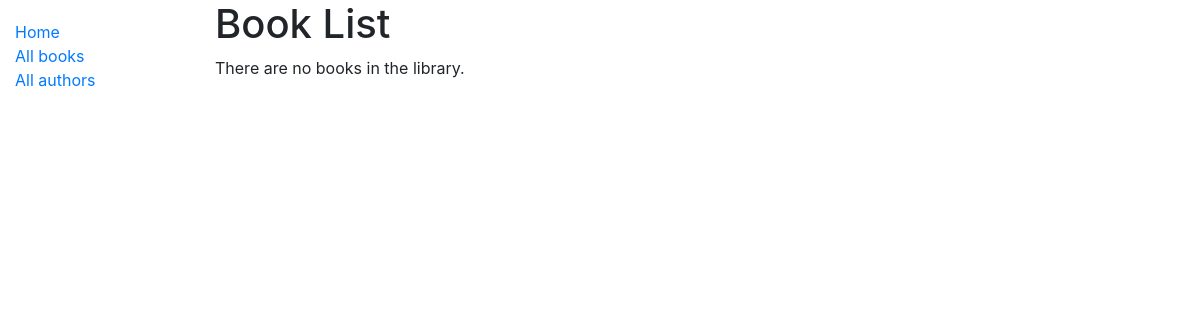
Page /catalog/books/ on the earlier database version.
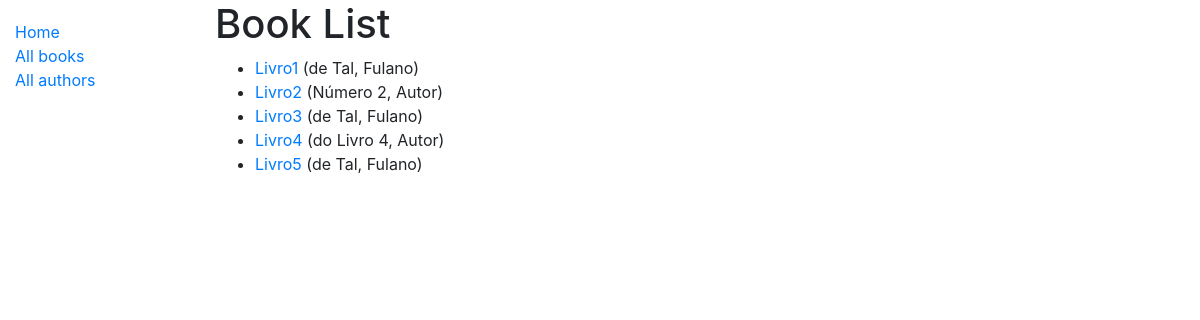
Same page on the later database version.
### catalog/models.py (models this page shows, shortened)
class Book(models.Model):
    title = models.CharField(max_length=200)
    author = models.ForeignKey('Author', on_delete=models.SET_NULL, null=True)
    summary = models.TextField(max_length=1000, help_text='Entre com uma descrição do livro')
    isbn = models.CharField(
        'ISBN',
        max_length=13,
        help_text='13 Character <a href="https://www.isbn-international.org/content/what-isbn">ISBN number</a>'
    )
    genre = models.ManyToManyField(Genre, help_text='Selecione um gênero para este livro')
    language = models.ForeignKey('Language', on_delete=models.SET_NULL, null=True)
    def get_absolute_url(self):
        return reverse('book-detail', args=[str(self.id)])
    def display_genre(self):
        """Cria uma string para o gênero. Isso é necessário para mostrar o gênero no model localizado em Admin.py"""
        return ', '.join(genre.name for genre in self.genre.all()[:3])
    display_genre.short_description = 'Genre'

class Author(models.Model):
    first_name = models.CharField(max_length=100)
    last_name = models.CharField(max_length=100)
    date_of_birth = models.DateField(null=True, blank=True)
    date_of_death = models.DateField('Died', null=True, blank=True)
    class Meta:
        ordering = ['last_name', 'first_name']
    def __str__(self):
        return f'{self.last_name}, {self.first_name}'

### catalog/views.py (the view)
# urls.py: path('books/', views.BookListView.as_view(), name='books'),
class BookListView(generic.ListView):
    model = Book
    context_object_name = 'book_list'  # <- variável de template
    queryset = Book.objects.filter(title__icontains='Livro')[:5]  # Pega 5 livros que contém no título a palavra 'Outro'
    template_name = 'books/book_list.html'  # Especifica o nome/localização do template
    paginate_by = 10

### catalog/templates/catalog/book_list.html (shortened to what this page needs)
{% extends "base.html" %}
{% block content %}
    <h1>Book List</h1>
    {% if book_list %}
    <ul>
        {% for book in book_list %}
        <li>
            <a href="{{ book.get_absolute_url }}">{{ book.title }}</a> ({{book.author}})
        </li>
        {% endfor %}
    </ul>
    {% else %}
        <p>There are no books in the library.</p>
    {% endif %}
{% endblock %}

### catalog/templates/base.html (shortened to what this page needs)
<!DOCTYPE html>
<html lang="en">
<head>
    <link rel="stylesheet" href="https://stackpath.bootstrapcdn.com/bootstrap/4.1.3/css/bootstrap.min.css">
    {% load static %}
    <link rel="stylesheet" href="{% static 'css/styles.css' %}">
</head>
<body>
<div class="container-fluid">
    <div class="row">
        <div class="col-sm-2">
            {% block sidebar %}
                <ul class="sidebar-nav">
                    <li><a href="{% url 'index' %}">Home</a></li>
                    <li><a href="{% url 'books' %}">All books</a></li>
                    <li><a href="{% url 'authors' %}">All authors</a></li>
                </ul>
            {% endblock %}
        </div>
        <div class="col-sm-10 ">
            {% block content %}{% endblock %}
        </div>
    </div>
</div>
</body>
</html>

### catalog/static/css/styles.css (style rules this page uses)
.sidebar-nav { margin-top: 20px; padding: 0; list-style: none; }

Differences in the rows shown:
added Book: title "Livro1", author "de Tal, Fulano"
added Book: title "Livro2", author "Número 2, Autor"
added Book: title "Livro3", author "de Tal, Fulano"
added Book: title "Livro4", author "do Livro 4, Autor"
added Book: title "Livro5", author "de Tal, Fulano"
Other differences:
text no longer shown: "There are no books in the library."
